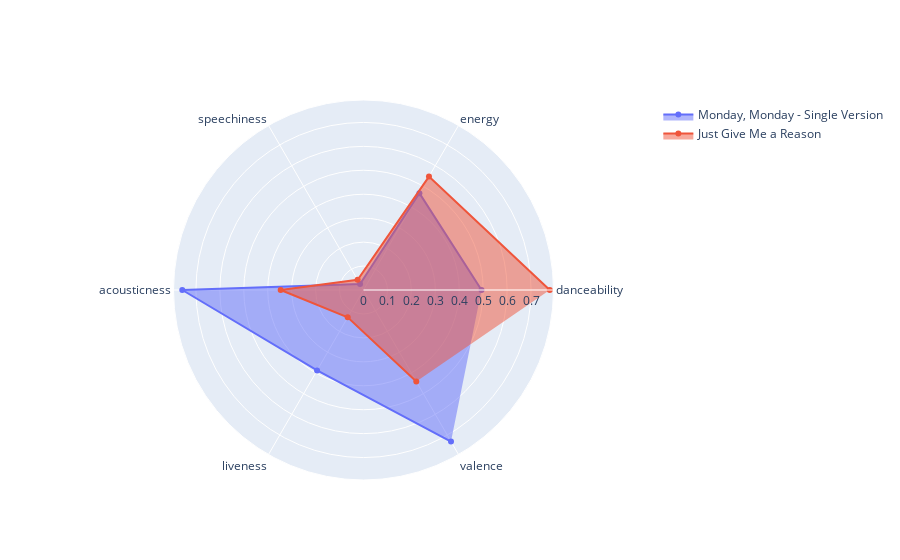

Notebook cell for this chart:
### Code cell
sample_1, name_1 = get_sample(42)
sample_2, name_2 = get_sample(2021)

fig = go.Figure()

fig.add_trace(go.Scatterpolar(
      r=sample_1,
      theta=cols,
      fill='toself',
      name=name_1
    ))

fig.add_trace(go.Scatterpolar(
      r=sample_2,
      theta=cols,
      fill='toself',
      name=name_2
))

fig.update_layout(
  polar=dict(
    radialaxis=dict(
      visible=True
    ),
  )
)

fig.show()

### Figure 1 — Plotly figure (JSON) as saved in the notebook; plotly's stock layout.template omitted (floating-point values rounded to 4 significant figures)
{"data": [{"fill": "toself", "name": "Monday, Monday - Single Version", "r": [0.493, 0.467, 0.0289, 0.757, 0.388, 0.731], "theta": ["danceability", "energy", "speechiness", "acousticness", "liveness", "valence"], "type": "scatterpolar"}, {"fill": "toself", "name": "Just Give Me a Reason", "r": [0.778, 0.547, 0.0489, 0.346, 0.132, 0.441], "theta": ["danceability", "energy", "speechiness", "acousticness", "liveness", "valence"], "type": "scatterpolar"}], "layout": {"polar": {"radialaxis": {"visible": true}}}}
